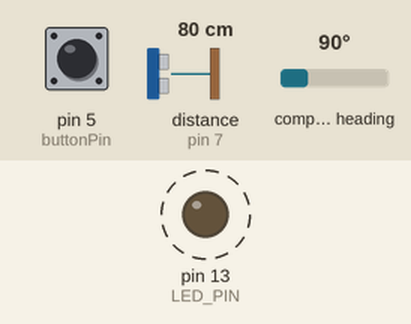
Simulated run of this sketch. Board: Arduino Uno, built with avr-gcc and run on an emulated ATmega328P. Parts: output pins drawn as LEDs (lit = HIGH). Wiring (inferred from the names in the program): HMC5883L compass at I2C address 0x1E. Dashed ring = blinking. The inputs (shaded band) are chosen by the test bench; at power-on: pin 5 (buttonPin) LOW, distance to the obstacle (sensor on pin 7) 80 cm, compass heading 90°. The echo pulse lasts 58.3 µs per cm; pins used as bus, display or sensor lines are not drawn; what the sketch prints to the serial monitor is not drawn.

Above: at 1.2 s.
1.3 s: pin 5 (buttonPin) pulled HIGH for 1.15 s
4.8 s: pin 5 (buttonPin) pulled HIGH for 1.15 s
Timing chart, 0 to 16.0 s (numbered marks = the images above; inputs shaded):
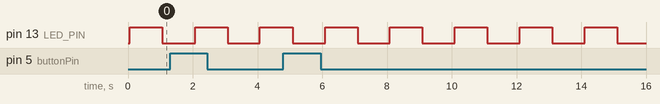

The sketch:

HMC5883L.ino
```cpp
// I2C device class (I2Cdev) demonstration Arduino sketch for HMC5883L class
// 10/7/2011 by Jeff Rowberg <jeff@rowberg.net>
// Updates should (hopefully) always be available at https://github.com/jrowberg/i2cdevlib
//
// Changelog:
//     2013-05-04 - Added Heading Calculation in degrees
//     2011-10-07 - initial release

/* ============================================
I2Cdev device library code is placed under the MIT license
Copyright (c) 2011 Jeff Rowberg

Permission is hereby granted, free of charge, to any person obtaining a copy
of this software and associated documentation files (the "Software"), to deal
in the Software without restriction, including without limitation the rights
to use, copy, modify, merge, publish, distribute, sublicense, and/or sell
copies of the Software, and to permit persons to whom the Software is
furnished to do so, subject to the following conditions:

The above copyright notice and this permission notice shall be included in
all copies or substantial portions of the Software.

THE SOFTWARE IS PROVIDED "AS IS", WITHOUT WARRANTY OF ANY KIND, EXPRESS OR
IMPLIED, INCLUDING BUT NOT LIMITED TO THE WARRANTIES OF MERCHANTABILITY,
FITNESS FOR A PARTICULAR PURPOSE AND NONINFRINGEMENT. IN NO EVENT SHALL THE
AUTHORS OR COPYRIGHT HOLDERS BE LIABLE FOR ANY CLAIM, DAMAGES OR OTHER
LIABILITY, WHETHER IN AN ACTION OF CONTRACT, TORT OR OTHERWISE, ARISING FROM,
OUT OF OR IN CONNECTION WITH THE SOFTWARE OR THE USE OR OTHER DEALINGS IN
THE SOFTWARE.
===============================================
*/

// Arduino Wire library is required if I2Cdev I2CDEV_ARDUINO_WIRE implementation
// is used in I2Cdev.h
#include <Wire.h>

// I2Cdev and HMC5883L must be installed as libraries, or else the .cpp/.h files
// for both classes must be in the include path of your project
#include "I2Cdev.h"
#include "HMC5883L.h"

#define echoPin 7 // Echo Pin
#define trigPin 8 // Trigger Pin
// class default I2C address is 0x1E
// specific I2C addresses may be passed as a parameter here
// this device only supports one I2C address (0x1E)
HMC5883L mag;

int16_t mx, my, mz;

#define LED_PIN 13
bool blinkState = false;
long distance,duration;
const int buttonPin = 5;
int ab_distance;
int ac_distance;
float ab_angle;
float ac_angle;
int buttonState = 0;
int buttonpress=0;

void setup() {
    // join I2C bus (I2Cdev library doesn't do this automatically)
    Wire.begin();

    // initialize serial communication
    // (38400 chosen because it works as well at 8MHz as it does at 16MHz, but
    // it's really up to you depending on your project)
    Serial.begin(9600);

    // initialize device
    Serial.println("Initializing I2C devices...");
    mag.initialize();

    // verify connection
    Serial.println("Testing device connections...");
    Serial.println(mag.testConnection() ? "HMC5883L connection successful" : "HMC5883L connection failed");

    // configure Arduino LED for
    pinMode(LED_PIN, OUTPUT);
    pinMode(trigPin, OUTPUT);
    pinMode(buttonPin,INPUT);
 pinMode(echoPin, INPUT);
}

void loop() {
    // read raw heading measurements from device
    mag.getHeading(&mx, &my, &mz);
    buttonState = digitalRead(buttonPin);


    // display tab-separated gyro x/y/z values
    Serial.print("mag:\t");
    Serial.print(mx); Serial.print("\t");
    Serial.print(my); Serial.print("\t");
    Serial.print(mz); Serial.print("\t");

// To calculate heading in degrees. 0 degree indicates North
    float heading = atan2(my, mx);
    if(heading < 0)
      heading += 2 * M_PI;
    Serial.print("heading:\t");
    Serial.println(heading * 180/M_PI);

    if(buttonState == HIGH){
      digitalWrite(trigPin,LOW);
      delayMicroseconds(2);
      digitalWrite(trigPin,HIGH);
      delayMicroseconds(10);
      digitalWrite(trigPin,LOW);
      duration = pulseIn(echoPin,HIGH);
      distance = duration/58.2;
      Serial.println(distance);
      if(buttonpress == 0){
        ab_distance = distance;
        ab_angle = heading;
        buttonpress++;
      }
      else if(buttonpress == 1){
        ac_distance = distance;
        ac_angle = heading;
        Serial.print("bc=");
        Serial.println(sqrt(pow(ab_distance,2)+pow(ac_distance,2)-ab_distance*ac_distance*2*cos(ab_angle-ac_angle)));
        buttonpress=0;
      }


    }

    // blink LED to indicate activity
    blinkState = !blinkState;
    digitalWrite(LED_PIN, blinkState);

    delay(1000);
}
```

HMC5883L.h
```cpp
// I2Cdev library collection - HMC5883L I2C device class header file
// Based on Honeywell HMC5883L datasheet, 10/2010 (Form #900405 Rev B)
// 6/12/2012 by Jeff Rowberg <jeff@rowberg.net>
// Updates should (hopefully) always be available at https://github.com/jrowberg/i2cdevlib
//
// Changelog:
//     2012-06-12 - fixed swapped Y/Z axes
//     2011-08-22 - small Doxygen comment fixes
//     2011-07-31 - initial release

/* ============================================
I2Cdev device library code is placed under the MIT license
Copyright (c) 2011 Jeff Rowberg

Permission is hereby granted, free of charge, to any person obtaining a copy
of this software and associated documentation files (the "Software"), to deal
in the Software without restriction, including without limitation the rights
to use, copy, modify, merge, publish, distribute, sublicense, and/or sell
copies of the Software, and to permit persons to whom the Software is
furnished to do so, subject to the following conditions:

The above copyright notice and this permission notice shall be included in
all copies or substantial portions of the Software.

THE SOFTWARE IS PROVIDED "AS IS", WITHOUT WARRANTY OF ANY KIND, EXPRESS OR
IMPLIED, INCLUDING BUT NOT LIMITED TO THE WARRANTIES OF MERCHANTABILITY,
FITNESS FOR A PARTICULAR PURPOSE AND NONINFRINGEMENT. IN NO EVENT SHALL THE
AUTHORS OR COPYRIGHT HOLDERS BE LIABLE FOR ANY CLAIM, DAMAGES OR OTHER
LIABILITY, WHETHER IN AN ACTION OF CONTRACT, TORT OR OTHERWISE, ARISING FROM,
OUT OF OR IN CONNECTION WITH THE SOFTWARE OR THE USE OR OTHER DEALINGS IN
THE SOFTWARE.
===============================================
*/

#ifndef _HMC5883L_H_
#define _HMC5883L_H_

#include "I2Cdev.h"

#define HMC5883L_ADDRESS            0x1E // this device only has one address
#define HMC5883L_DEFAULT_ADDRESS    0x1E

#define HMC5883L_RA_CONFIG_A        0x00
#define HMC5883L_RA_CONFIG_B        0x01
#define HMC5883L_RA_MODE            0x02
#define HMC5883L_RA_DATAX_H         0x03
#define HMC5883L_RA_DATAX_L         0x04
#define HMC5883L_RA_DATAZ_H         0x05
#define HMC5883L_RA_DATAZ_L         0x06
#define HMC5883L_RA_DATAY_H         0x07
#define HMC5883L_RA_DATAY_L         0x08
#define HMC5883L_RA_STATUS          0x09
#define HMC5883L_RA_ID_A            0x0A
#define HMC5883L_RA_ID_B            0x0B
#define HMC5883L_RA_ID_C            0x0C

#define HMC5883L_CRA_AVERAGE_BIT    6
#define HMC5883L_CRA_AVERAGE_LENGTH 2
#define HMC5883L_CRA_RATE_BIT       4
#define HMC5883L_CRA_RATE_LENGTH    3
#define HMC5883L_CRA_BIAS_BIT       1
#define HMC5883L_CRA_BIAS_LENGTH    2

#define HMC5883L_AVERAGING_1        0x00
#define HMC5883L_AVERAGING_2        0x01
#define HMC5883L_AVERAGING_4        0x02
#define HMC5883L_AVERAGING_8        0x03

#define HMC5883L_RATE_0P75          0x00
#define HMC5883L_RATE_1P5           0x01
#define HMC5883L_RATE_3             0x02
#define HMC5883L_RATE_7P5           0x03
#define HMC5883L_RATE_15            0x04
#define HMC5883L_RATE_30            0x05
#define HMC5883L_RATE_75            0x06

#define HMC5883L_BIAS_NORMAL        0x00
#define HMC5883L_BIAS_POSITIVE      0x01
#define HMC5883L_BIAS_NEGATIVE      0x02

#define HMC5883L_CRB_GAIN_BIT       7
#define HMC5883L_CRB_GAIN_LENGTH    3

#define HMC5883L_GAIN_1370          0x00
#define HMC5883L_GAIN_1090          0x01
#define HMC5883L_GAIN_820           0x02
#define HMC5883L_GAIN_660           0x03
#define HMC5883L_GAIN_440           0x04
#define HMC5883L_GAIN_390           0x05
#define HMC5883L_GAIN_330           0x06
#define HMC5883L_GAIN_220           0x07

#define HMC5883L_MODEREG_BIT        1
#define HMC5883L_MODEREG_LENGTH     2

#define HMC5883L_MODE_CONTINUOUS    0x00
#define HMC5883L_MODE_SINGLE        0x01
#define HMC5883L_MODE_IDLE          0x02

#define HMC5883L_STATUS_LOCK_BIT    1
#define HMC5883L_STATUS_READY_BIT   0

class HMC5883L {
    public:
        HMC5883L();
        HMC5883L(uint8_t address);

        void initialize();
        bool testConnection();

        // CONFIG_A register
        uint8_t getSampleAveraging();
        void setSampleAveraging(uint8_t averaging);
        uint8_t getDataRate();
        void setDataRate(uint8_t rate);
        uint8_t getMeasurementBias();
        void setMeasurementBias(uint8_t bias);

        // CONFIG_B register
        uint8_t getGain();
        void setGain(uint8_t gain);

        // MODE register
        uint8_t getMode();
        void setMode(uint8_t mode);

        // DATA* registers
        void getHeading(int16_t *x, int16_t *y, int16_t *z);
        int16_t getHeadingX();
        int16_t getHeadingY();
        int16_t getHeadingZ();

        // STATUS register
        bool getLockStatus();
        bool getReadyStatus();

        // ID_* registers
        uint8_t getIDA();
        uint8_t getIDB();
        uint8_t getIDC();

    private:
        uint8_t devAddr;
        uint8_t buffer[6];
        uint8_t mode;
};

#endif /* _HMC5883L_H_ */
```

Source omitted: HMC5883L.cpp (14734 bytes)

Measured:
- by itself, pin 13 (LED_PIN): alternates HIGH for 1.0 s and LOW for 1.0 s
